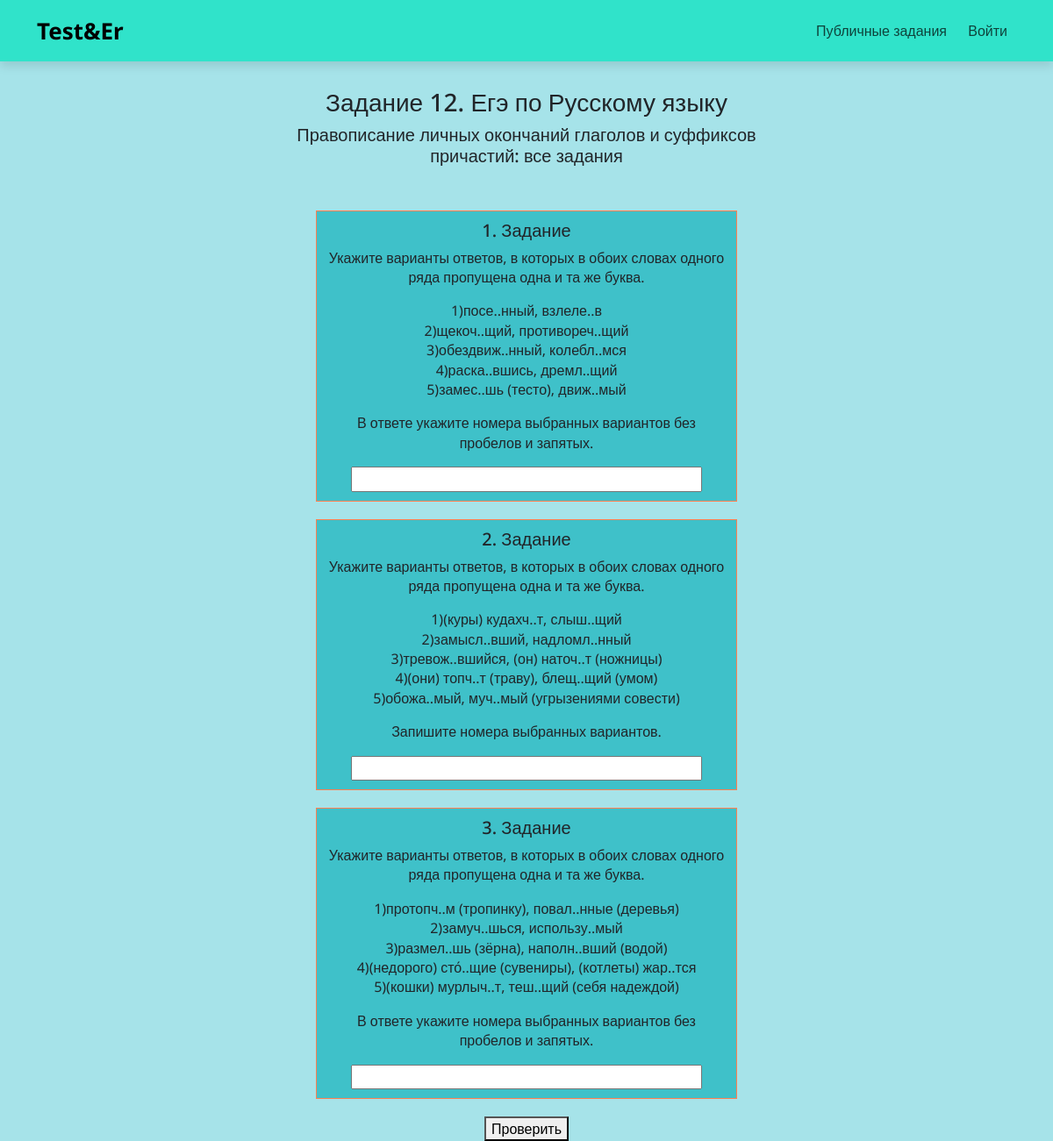
Page /tasks/37/ on the committed database.
### tasks/models.py (models this page shows, shortened)
class Collection(models.Model):
    name = models.CharField(max_length=50)
    author = models.ForeignKey(User, on_delete=models.CASCADE)
    description = models.TextField()
    creation_date = models.DateTimeField(auto_now_add=True)
    is_public = models.BooleanField(default=False)

class Task(models.Model):
    name = models.CharField(max_length=50)
    condition = models.TextField()
    answer = models.CharField(max_length=500)
    module = models.ForeignKey(Collection, on_delete=models.CASCADE)

### tasks/views.py (the view)
# urls.py: path('<int:id>/', views.collection_detail_view, name='tasks_det'),
def collection_detail_view(request, id=None):
    obj = get_object_or_404(Collection, id=id)
    array = [i.answer for i in obj.task_set.all()]
    context = {
        "object": obj,
        'is_author': 1 if obj.author == request.user else 0,
        'array': json.dumps(array, ensure_ascii=False)
    }
    return render(request, 'tasks/details_view.html', context)

### tasks/templates/tasks/details_view.html (shortened to what this page needs)
{% extends 'main/shablon.html' %}
{% block content %}
    <div class="module-detail-description">
        <h3>{{object.name}}</h3>
        <h5>{{object.description|linebreaks}}</h5>
    </div>
    <div class="detail-all-task">
        {% for el in object.task_set.all %}
            <div class="detail-description-task">
                <h5>{{el.name}}</h5>
                <div>{{el.condition|linebreaks}}</div>
                <input style="width: 400px;">
            </div>
        {% endfor %}
    </div>
    {% if object.task_set.all %}
        <button id="switch">Проверить</button>
    {% endif %}
    <br>
{% endblock %}

### main/templates/main/shablon.html (shortened to what this page needs)
{% load static %}
<!doctype html>
<html lang="ru">
<head>
    <link rel="stylesheet" href="{% static 'main/libs/bootstrap-grid.min.css' %}">
    <link rel="stylesheet" href="{% static 'main/libs/bootstrap-reboot.min.css' %}">
    <link rel="stylesheet" href="{% static 'main/css/main.css' %}">
</head>
<body>
    <nav class="navbar">
        <div class="container">
            <a href="{% url 'home' %}" class="navbar-brand">Test&Er</a>
            <div class="navbar-wrap">
                <ul class="navbar-menu">
                    <li><a href="{% url 'tasks_home' %}">Публичные задания</a></li>
                    {% if not request.user.is_authenticated %}
                    <li><a href="{% url 'login' %}">Войти</a><li>
                    {% else %}
                    <li><a href="{% url 'profile' %}">Профиль</a><li>
                    <li><a href="{% url 'logout' %}">Выход</a><li>
                    {% endif %}
                </ul>
            </div>
        </div>
    </nav>
    <div class="main-content-css">
        {% block content %}
        {% endblock %}
    </div>
</body>
</html>

### main/static/main/css/main.css (style rules this page uses)
.navbar { background: #30e3ca; width: 100%; height: 70px; box-shadow: 0 6px 10px rgba(0, 0, 0, .1); position: fixed; z-index: 999999; }
.navbar .container { height: inherit; display: flex; justify-content: space-between; align-items: center; }
.navbar-menu { list-style-type: none; padding-left: 0; margin-bottom: 0; }
.navbar-menu li { display: inline-block; }
.navbar-menu li a { display: inline-block; color: black; opacity: 0.7; text-decoration: none; padding: 10px; transition: all .07s ease-in-out; }
.navbar-wrap { display: flex; flex-flow: row nowrap; }
.navbar-brand { font-weight: 700; font-size: 26px; text-decoration: none; color: black; transition: all .07s ease-in-out; }
.main-content-css { text-align: center; height: 100vh; weight: 100vh; padding-top: 100px; }
body { position: relative; font-family: 'Noto Sans', sans-serif; font-size: 16px; line-height: 1.4; min-width: 320px; overflow-x: hidden; height: auto; background: #a6e3e9; }
.detail-description-task { border: 1px solid coral; background: #3fc1c9; padding: 10px; margin-top: 20px; text-align: center; overflow-wrap: break-word; }
.detail-all-task { left: 30%; position: relative; width: 40%; }
#switch { margin-top: 20px; }
.module-detail-description { left: 25%; position: relative; width: 50%; margin-bottom: 50px; overflow-wrap: break-word; }

### rows in the picture
Collection: name "Задание 12. Егэ по Русскому языку", description "Правописание личных окончаний глаголов и суффиксов причастий: все задания"
Task: name "1. Задание", condition "Укажите варианты ответов, в которых в обоих словах одного ряда пропущена одна и та же буква. 1)посе..нный, взлеле..в 2)щекоч..щий, противореч..щий 3)обездвиж..нный, колебл..мся 4)раска..вшись, дремл..щий 5)замес..шь (тесто), движ..мый В ответе укажите номера выбранных вариантов без пробелов и запятых."
Task: name "2. Задание", condition "Укажите варианты ответов, в которых в обоих словах одного ряда пропущена одна и та же буква. 1)(куры) кудахч..т, слыш..щий 2)замысл..вший, надломл..нный 3)тревож..вшийся, (он) наточ..т (ножницы) 4)(они) топч..т (траву), блещ..щий (умом) 5)обожа..мый, муч..мый (угрызениями совести) Запишите номера выбранных вариантов."
Task: name "3. Задание", condition "Укажите варианты ответов, в которых в обоих словах одного ряда пропущена одна и та же буква. 1)протопч..м (тропинку), повал..нные (деревья) 2)замуч..шься, использу..мый 3)размел..шь (зёрна), наполн..вший (водой) 4)(недорого) сто́..щие (сувениры), (котлеты) жар..тся 5)(кошки) мурлыч..т, теш..щий (себя надеждой) В ответе укажите номера выбранных вариантов без пробелов и запятых."
